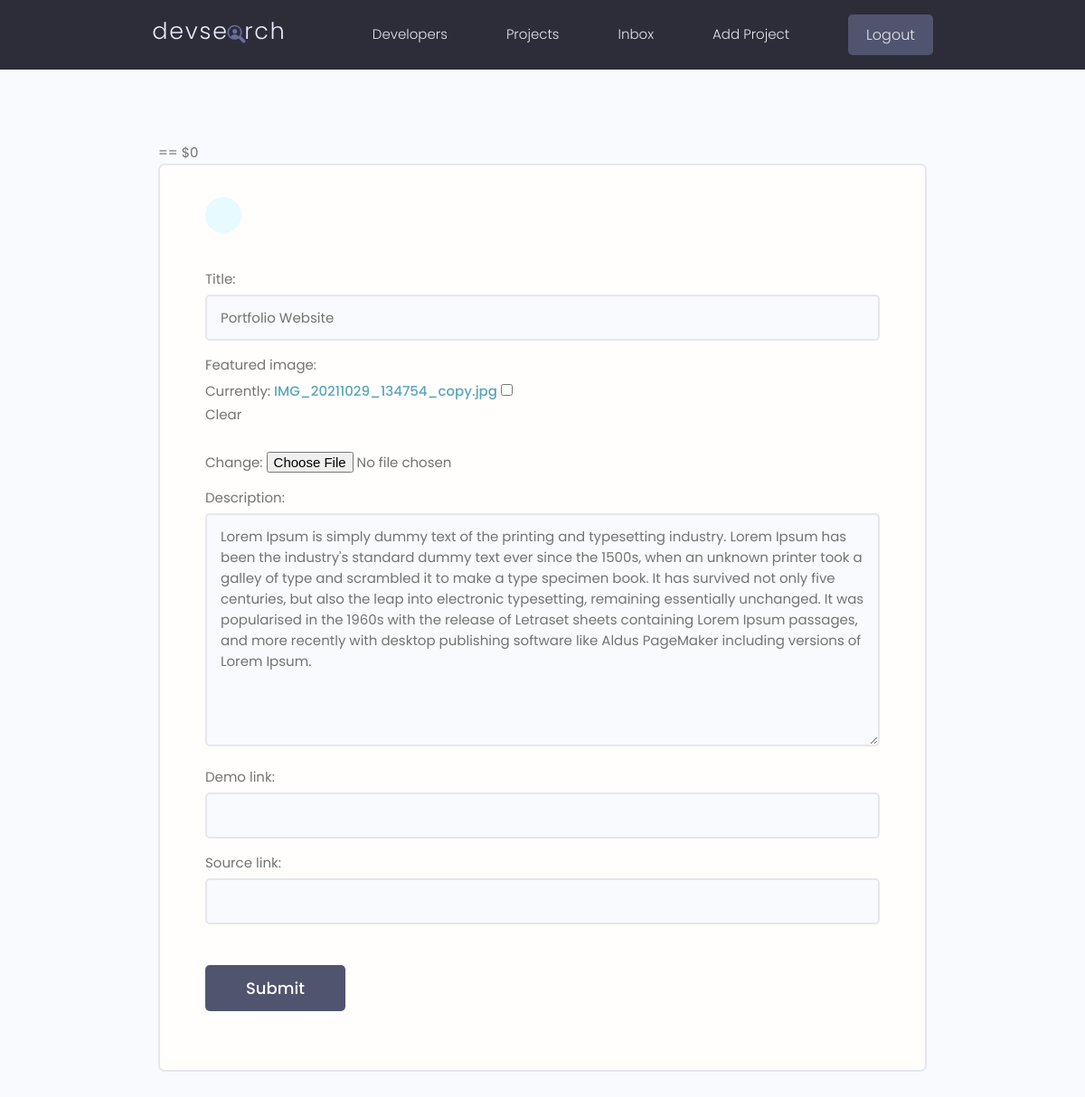
The page /projects/update-project/9edec991437944b69116d915fbfcb333/ (signed in) on the database as committed earlier.
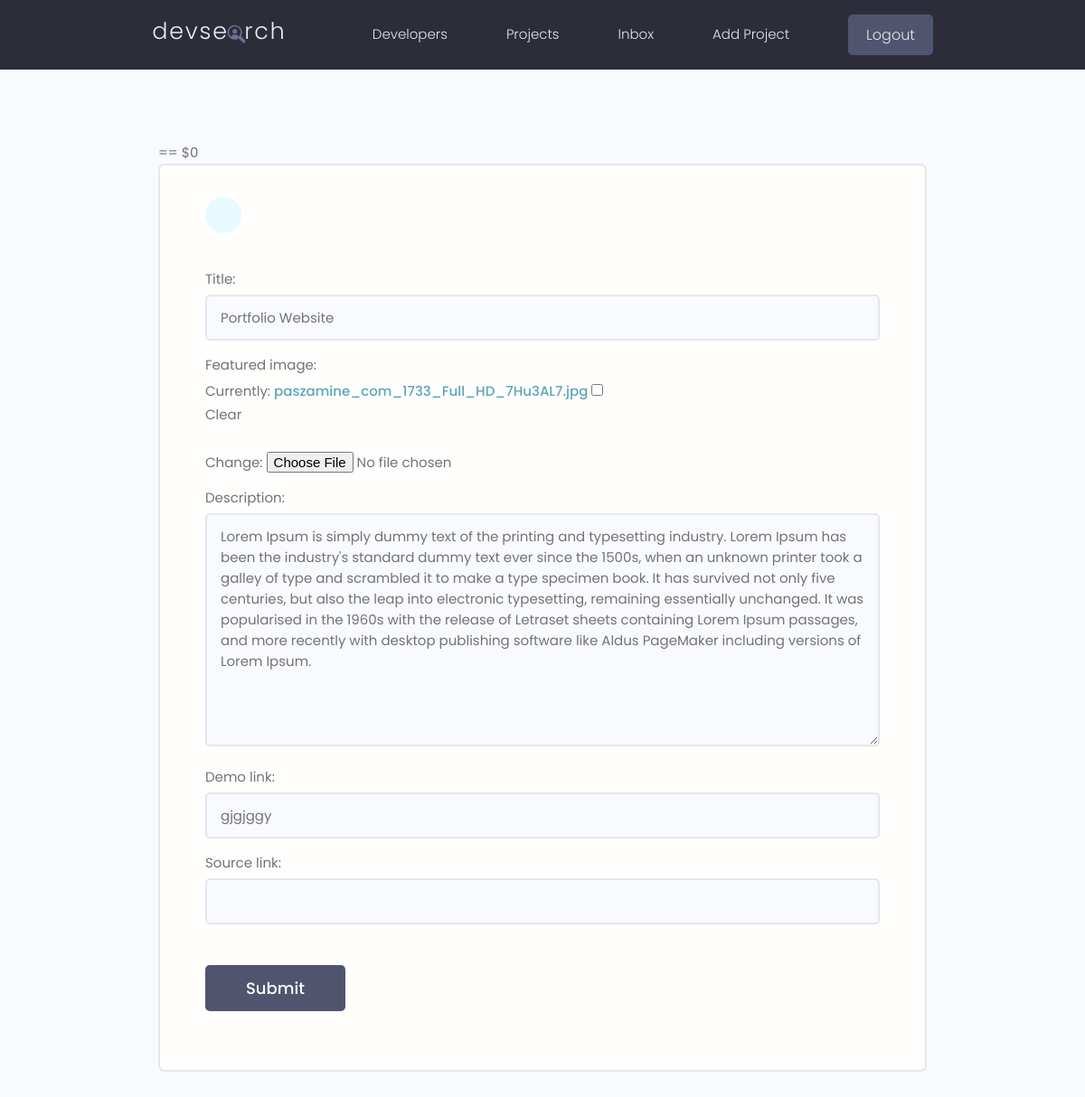
The same page on the database as committed later.
### projects/models.py (models this page shows, shortened)
class Project(models.Model):
    owner = models.ForeignKey(
        Profile, null=True, blank=True, on_delete=models.SET_NULL)
    title = models.CharField(max_length=200)
    description = models.TextField(null=True, blank=True)
    featured_image = models.ImageField(
        null=True, blank=True, default='default.png')
    demo_link = models.CharField(max_length=2000, null=True, blank=True)
    source_link = models.CharField(max_length=2000, null=True, blank=True)
    tags = models.ManyToManyField('Tag', blank=True)
    vote_total = models.IntegerField(default=0, null=True, blank=True)
    vote_ratio = models.IntegerField(default=0, null=True, blank=True)
    created = models.DateTimeField(auto_now_add=True)
    id = models.UUIDField(default=uuid.uuid4, unique=True,
                          primary_key=True, editable=False)

### projects/views.py (the view)
# urls.py: path('update-project/<str:pk>/',views.updatePtoject,name='update-project'),
@login_required(login_url='login')
def updatePtoject(request, pk):
    project = Project.objects.get(id=pk)
    form = ProjectForm(instance=project)
    if request.method == 'POST':
        form = ProjectForm(request.POST,request.FILES, instance=project)
        if form.is_valid():
            form.save()
            return redirect('projects')
    context = {'form': form}
    return render(request, 'projects/project_form.html', context)

### projects/forms.py
class ProjectForm(ModelForm):
    class Meta:
        model = Project
        fields = ['title', 'featured_image', 'description',
                  'demo_link', 'source_link']
        widgets = {
            'tags': forms.CheckboxSelectMultiple(),
        }
    def __init__(self, *args, **kwargs):
        super(ProjectForm, self).__init__(*args, **kwargs)
        for name, field in self.fields.items():
            field.widget.attrs.update({'class': 'input'})

### projects/templates/projects/project_form.html (shortened to what this page needs)
{% extends 'main.html' %}
{% block content %}
   <main class="formPage my-xl">
    <div class="content-box"> == $0
        <div class="formWrapper">
            <a class="backButton" href="{% url 'projects' %}"></a>
            <br>
            <form class="form" method="POST", enctype="multipart/form-data">
                {% for field in form %}
                <div class="form__field">
                    <label for="formInput#text">{{field.label}}: </label>
                    {{field}}
                </div>
                {% endfor %}
                <input class="btn btn--sub btn--lg  my-md" type="submit" value="Submit" />
            </form>
        </div>
    </div>
</main>
{% endblock %}

Rows that differ between the two databases and show on the page:
changed Project "Portfolio Website": demo_link (not shown) → "gjgjggy"
Other text that changed with them:
text no longer shown: "Currently: IMG_20211029_134754_copy.jpg Clear Change:"
text now shown: "Currently: paszamine_com_1733_Full_HD_7Hu3AL7.jpg Clear Change:"
